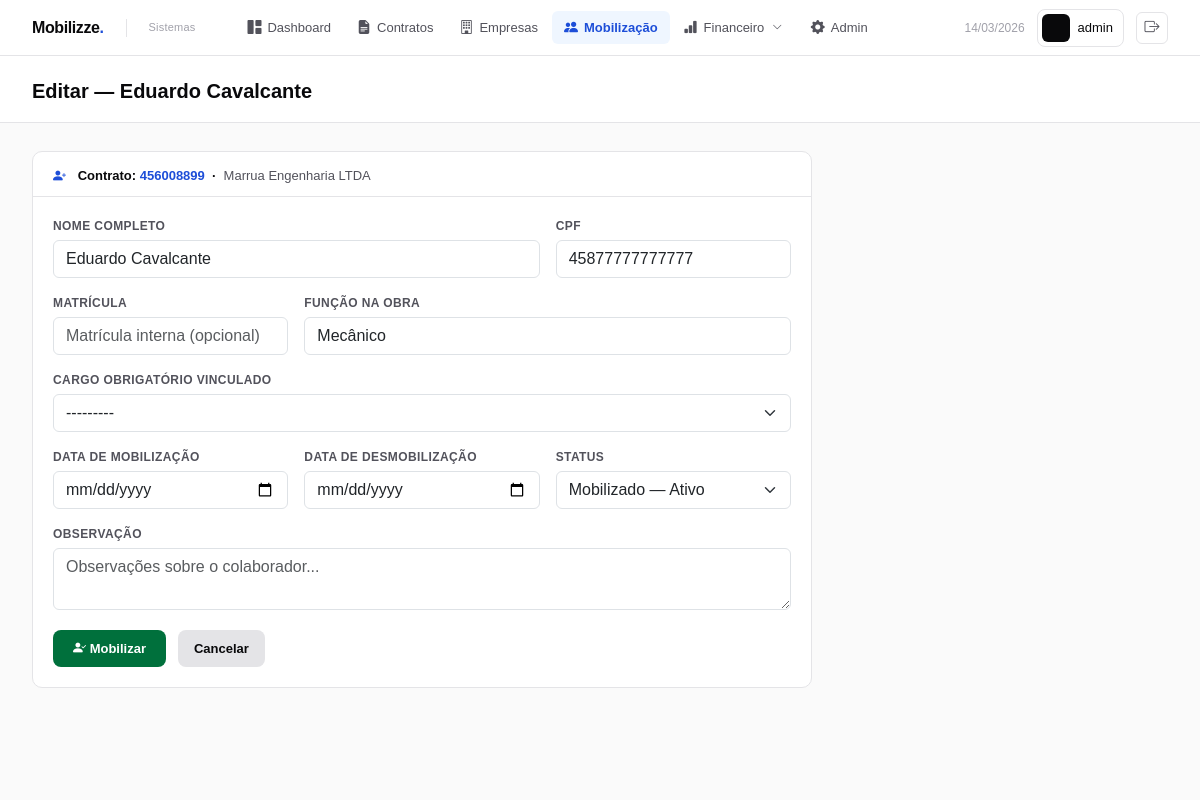
The page /mobilizacao/colaborador/6/editar/ (signed in) on the database its author committed.
### contratos/models.py (models this page shows, shortened)
class Contrato(models.Model):
    AREAS = [
        ('mineracao',  'Mineração'),
        ('logistica',  'Logística'),
        ('energia',    'Energia'),
        ('engenharia', 'Engenharia'),
    ]
    MODALIDADES = [
        ('servico',      'Prestação de Serviço'),
        ('fornecimento', 'Fornecimento'),
        ('misto',        'Misto'),
    ]
    STATUS = [
        ('minuta',    'Minuta'),
        ('aprovacao', 'Em Aprovação'),
        ('vigente',   'Vigente'),
        ('suspenso',  'Suspenso'),
        ('encerrado', 'Encerrado'),
    ]
    numero_sap      = models.CharField(max_length=20, unique=True)
    objeto          = models.TextField()
    area            = models.CharField(max_length=20, choices=AREAS)
    modalidade      = models.CharField(max_length=20, choices=MODALIDADES)
    status          = models.CharField(max_length=20, choices=STATUS,
                                       default='minuta')
    empresa         = models.ForeignKey(Empresa, on_delete=models.PROTECT,
                                        related_name='contratos')
    gestor_tecnico  = models.ForeignKey(User, on_delete=models.PROTECT,
                                        related_name='contratos_tecnicos')
    gestor_admin    = models.ForeignKey(User, on_delete=models.PROTECT,
                                        related_name='contratos_admin')
    valor_original  = models.DecimalField(max_digits=15, decimal_places=2)
    valor_atual     = models.DecimalField(max_digits=15, decimal_places=2)
    data_assinatura     = models.DateField()
    data_inicio         = models.DateField()
    data_termino        = models.DateField()
    data_termino_atual  = models.DateField()
    criado_em       = models.DateTimeField(auto_now_add=True)
    atualizado_em   = models.DateTimeField(auto_now=True)
    criado_por      = models.ForeignKey(User, on_delete=models.PROTECT,
                                        related_name='contratos_criados',
                                        null=True)
    class Meta:
        verbose_name        = 'Contrato'
        verbose_name_plural = 'Contratos'
        ordering            = ['-criado_em']

### empresas/models.py (models this page shows, shortened)
class Empresa(models.Model):
    AREAS = [
        ('mineracao',  'Mineração'),
        ('logistica',  'Logística'),
        ('energia',    'Energia'),
        ('engenharia', 'Engenharia'),
        ('outros',     'Outros'),
    ]
    razao_social    = models.CharField(max_length=200)
    nome_fantasia   = models.CharField(max_length=200, blank=True)
    cnpj            = models.CharField(max_length=18, unique=True)
    area_atuacao    = models.CharField(max_length=20, choices=AREAS)
    email           = models.EmailField(blank=True)
    telefone        = models.CharField(max_length=20, blank=True)
    endereco        = models.TextField(blank=True)
    ativa           = models.BooleanField(default=True)
    criado_em       = models.DateTimeField(auto_now_add=True)
    atualizado_em   = models.DateTimeField(auto_now=True)
    class Meta:
        verbose_name        = 'Empresa'
        verbose_name_plural = 'Empresas'
        ordering            = ['razao_social']

### mobilizacao/models.py (models this page shows, shortened)
class ColaboradorMobilizado(models.Model):
    STATUS = [
        ('mobilizado',    'Mobilizado — Ativo'),
        ('afastado',      'Afastado — Temporário'),
        ('ferias',        'Férias'),
        ('desmobilizado', 'Desmobilizado'),
        ('substituicao',  'Em Processo de Substituição'),
    ]
    contrato            = models.ForeignKey(Contrato, on_delete=models.CASCADE,
                                            related_name='colaboradores')
    cargo_obrigatorio   = models.ForeignKey(CargoObrigatorio,
                                            on_delete=models.SET_NULL,
                                            null=True, blank=True,
                                            related_name='colaboradores')
    nome_completo       = models.CharField(max_length=200)
    cpf                 = models.CharField(max_length=14)
    matricula_empresa   = models.CharField(max_length=30, blank=True)
    funcao              = models.CharField(max_length=100)
    data_mobilizacao    = models.DateField()
    data_desmobilizacao = models.DateField(null=True, blank=True)
    status              = models.CharField(max_length=20, choices=STATUS,
                                           default='mobilizado')
    observacao          = models.TextField(blank=True)
    class Meta:
        verbose_name        = 'Colaborador Mobilizado'
        verbose_name_plural = 'Colaboradores Mobilizados'
        ordering            = ['nome_completo']

### mobilizacao/views.py (the view)
@login_required
def colaborador_editar(request, pk):
    colab    = get_object_or_404(ColaboradorMobilizado, pk=pk)
    contrato = colab.contrato
    if request.method == 'POST':
        form = ColaboradorForm(request.POST, instance=colab)
        if form.is_valid():
            form.save()
            messages.success(request, f'{colab.nome_completo} atualizado.')
            return redirect('mobilizacao:quadro', contrato_pk=contrato.pk)
    else:
        form = ColaboradorForm(instance=colab)
        form.fields['cargo_obrigatorio'].queryset = \
            CargoObrigatorio.objects.filter(contrato=contrato)
    return render(request, 'mobilizacao/form_colaborador.html', {
        'form':     form,
        'contrato': contrato,
        'colab':    colab,
        'titulo':   f'Editar — {colab.nome_completo}',
    })

### mobilizacao/models.py (called while the page is built)
    def __str__(self):
        return f'{self.funcao} (mín. {self.quantidade_minima}) — {self.contrato.numero_sap}'

### templates/mobilizacao/form_colaborador.html (shortened to what this page needs)
{% extends 'base.html' %}
{% block page_title %}{{ titulo }}{% endblock %}
{% block content %}
<div style="max-width:780px;">
  <div class="card">
    <div class="card-header-custom">
      <h6>
        <i class="bi bi-person-plus-fill"
           style="color:var(--vale-blue);margin-right:8px;"></i>
        Contrato:
        <span style="color:var(--vale-blue);">{{ contrato.numero_sap }}</span>
        &nbsp;·&nbsp;
        <span style="color:var(--gray-600);font-weight:400;">
          {{ contrato.empresa.razao_social }}
        </span>
      </h6>
    </div>
    <div class="card-body-custom">
      <form method="post">
        <div class="row g-3">
          <div class="col-md-8">
            <label class="form-label-custom">{{ form.nome_completo.label }}</label>
            {{ form.nome_completo }}
          </div>
          <div class="col-md-4">
            <label class="form-label-custom">{{ form.cpf.label }}</label>
            {{ form.cpf }}
          </div>
          <div class="col-md-4">
            <label class="form-label-custom">{{ form.matricula_empresa.label }}</label>
            {{ form.matricula_empresa }}
          </div>
          <div class="col-md-8">
            <label class="form-label-custom">{{ form.funcao.label }}</label>
            {{ form.funcao }}
          </div>
          <div class="col-12">
            <label class="form-label-custom">{{ form.cargo_obrigatorio.label }}</label>
            {{ form.cargo_obrigatorio }}
          </div>
          <div class="col-md-4">
            <label class="form-label-custom">{{ form.data_mobilizacao.label }}</label>
            {{ form.data_mobilizacao }}
          </div>
          <div class="col-md-4">
            <label class="form-label-custom">{{ form.data_desmobilizacao.label }}</label>
            {{ form.data_desmobilizacao }}
          </div>
          <div class="col-md-4">
            <label class="form-label-custom">{{ form.status.label }}</label>
            {{ form.status }}
          </div>
          <div class="col-12">
            <label class="form-label-custom">{{ form.observacao.label }}</label>
            {{ form.observacao }}
          </div>
        </div>
        <div style="display:flex;gap:12px;margin-top:20px;">
          <button type="submit"
                  style="background:var(--vale-green);color:#fff;border:none;
                         padding:9px 20px;border-radius:8px;font-size:13px;
                         font-weight:600;cursor:pointer;">
            <i class="bi bi-person-check-fill"></i> Mobilizar
          </button>
          <a href="{% url 'mobilizacao:quadro' contrato.pk %}"
             style="background:var(--gray-200);color:var(--gray-900);
                    padding:9px 16px;border-radius:8px;font-size:13px;
                    font-weight:600;text-decoration:none;">
            Cancelar
          </a>
        </div>
      </form>
    </div>
  </div>
</div>
{% endblock %}

### templates/base.html (shortened to what this page needs)
<!DOCTYPE html>
<html lang="pt-br">
<head>
  <link href="https://cdn.jsdelivr.net/npm/bootstrap@5.3.3/dist/css/bootstrap.min.css" rel="stylesheet">
  <link href="https://cdn.jsdelivr.net/npm/bootstrap-icons@1.11.3/font/bootstrap-icons.min.css" rel="stylesheet">
</head>
<body>
<nav class="navbar-top">
  <a href="{% url 'contratos:dashboard' %}" class="nav-logo">
    <div class="nav-logo-mark">Mobilizze<span>.</span></div>
    <div class="nav-logo-sub">Sistemas</div>
  </a>
  <div class="nav-links">
    <a href="{% url 'contratos:dashboard' %}" class="nav-link-item
      {% if request.resolver_match.url_name == 'dashboard' %}active{% endif %}">
      <i class="bi bi-grid-1x2-fill"></i>
      <span>Dashboard</span>
    </a>
    <a href="{% url 'contratos:lista' %}" class="nav-link-item
      {% if request.resolver_match.url_name == 'lista' or request.resolver_match.url_name == 'detalhe' %}active{% endif %}">
      <i class="bi bi-file-earmark-text-fill"></i>
      <span>Contratos</span>
    </a>
    <a href="{% url 'empresas:lista' %}" class="nav-link-item
      {% if 'empresas' in request.path %}active{% endif %}">
      <i class="bi bi-building"></i>
      <span>Empresas</span>
    </a>
    <a href="{% url 'mobilizacao:painel' %}" class="nav-link-item
      {% if 'mobilizacao' in request.path %}active{% endif %}">
      <i class="bi bi-people-fill"></i>
      <span>Mobilização</span>
    </a>
    <div class="nav-dropdown">
      <a href="#" class="nav-link-item
        {% if 'financeiro' in request.path %}active{% endif %}"
        onclick="return false;">
        <i class="bi bi-bar-chart-fill"></i>
        <span>Financeiro</span>
        <i class="bi bi-chevron-down" style="font-size:10px;margin-left:2px;"></i>
      </a>
    <a href="/admin/" class="nav-link-item">
      <i class="bi bi-gear-fill"></i>
      <span>Admin</span>
    </a>
  </div>
  <div class="nav-right">
    <span class="nav-date">
      {% now "d/m/Y" %}
    </span>
    <div class="nav-user">
      <div class="avatar">
      </div>
      <span class="nav-user-name">
        {{ request.user.get_full_name|default:request.user.username }}
      </span>
    </div>
    <a href="{% url 'accounts:logout' %}" class="nav-logout" title="Sair">
      <i class="bi bi-box-arrow-right"></i>
    </a>
  </div>
</nav>
<div class="page-header">
  <div class="page-header-title">
    {% block page_title %}Dashboard{% endblock %}
  </div>
</div>
<main class="page-content">
  {% block content %}{% endblock %}
</main>
</body>
</html>

### templates/base.html (style rules this page uses)
:root { --blue: #1d4ed8; --blue-light: #eff6ff; --blue-mid: #2563eb; --vale-green: #00703c; --vale-green-light:#e6f4ed; --gray-50: #fafafa; --gray-100: #f4f4f5; --gray-200: #e4e4e7; --gray-400: #a1a1aa; --gray-600: #52525b; --gray-900: #09090b; --red: #dc2626; --yellow: #d97706; --vale-blue: #1d4ed8; --vale-blue-mid: #2563eb; --vale-blue-light: #eff6ff; --font: 'Arial', sans-serif; }
*, *::before, *::after { box-sizing: border-box; margin: 0; padding: 0; }
body { font-family: var(--font); background: #fff; color: var(--gray-900); min-height: 100vh; display: flex; flex-direction: column; }
.navbar-top { height: 56px; background: #fff; border-bottom: 1px solid var(--gray-200); display: flex; align-items: center; padding: 0 32px; position: sticky; top: 0; z-index: 200; gap: 0; }
.nav-logo { display: flex; align-items: center; gap: 10px; text-decoration: none; margin-right: 40px; flex-shrink: 0; }
.nav-logo-mark { font-size: 16px; font-weight: 700; color: var(--gray-900); letter-spacing: -.4px; }
.nav-logo-mark span { color: var(--blue); }
.nav-logo-sub { font-size: 11px; color: var(--gray-400); font-weight: 500; letter-spacing: .2px; }
.nav-links { display: flex; align-items: center; gap: 2px; flex: 1; }
.nav-link-item { display: inline-flex; align-items: center; gap: 6px; padding: 6px 12px; border-radius: 6px; text-decoration: none; font-size: 13px; font-weight: 500; color: var(--gray-600); transition: background .12s, color .12s; white-space: nowrap; }
.nav-link-item i { font-size: 14px; }
.nav-link-item.active { background: var(--blue-light); color: var(--blue); font-weight: 600; }
.nav-dropdown { position: relative; }
.nav-right { display: flex; align-items: center; gap: 12px; margin-left: auto; flex-shrink: 0; }
.nav-date { font-size: 12px; color: var(--gray-400); font-weight: 500; }
.nav-user { display: flex; align-items: center; gap: 8px; padding: 4px 10px 4px 4px; border-radius: 8px; border: 1px solid var(--gray-200); cursor: default; }
.avatar { width: 28px; height: 28px; background: var(--gray-900); border-radius: 6px; display: flex; align-items: center; justify-content: center; color: #fff; font-size: 11px; font-weight: 700; flex-shrink: 0; }
.nav-user-name { font-size: 13px; font-weight: 500; color: var(--gray-900); }
.nav-logout { display: inline-flex; align-items: center; justify-content: center; width: 32px; height: 32px; border-radius: 6px; border: 1px solid var(--gray-200); color: var(--gray-600); text-decoration: none; font-size: 15px; transition: background .12s, color .12s, border-color .12s; }
.page-header { background: #fff; border-bottom: 1px solid var(--gray-200); padding: 20px 32px 16px; }
.page-header-title { font-size: 20px; font-weight: 700; color: var(--gray-900); display: flex; align-items: center; gap: 8px; }
.page-content { padding: 28px 32px; flex: 1; background: var(--gray-50); }
.card { background: #fff; border: 1px solid var(--gray-200); border-radius: 10px; box-shadow: none; }
.card-header-custom { padding: 16px 20px 12px; border-bottom: 1px solid var(--gray-200); display: flex; align-items: center; justify-content: space-between; }
.card-header-custom h6 { font-size: 13px; font-weight: 600; color: var(--gray-900); margin: 0; }
.card-body-custom { padding: 20px; }

### templates/mobilizacao/form_colaborador.html (style rules this page uses)
.form-label-custom { font-size:12px;font-weight:600;color:var(--gray-600); text-transform:uppercase;letter-spacing:.4px;display:block;margin-bottom:5px; }

### rows shown on the page
Contrato: numero_sap "456008899", empresa.razao_social "Marrua Engenharia LTDA"
ColaboradorMobilizado: nome_completo "Eduardo Cavalcante", cpf "45877777777777", funcao "Mecânico", cargo_obrigatorio "---------", status "Mobilizado — Ativo"

### other values the page prints
{{ request.user.get_full_name|default:request.user.username }} "admin"
{{ titulo }} "Editar — Eduardo Cavalcante"
